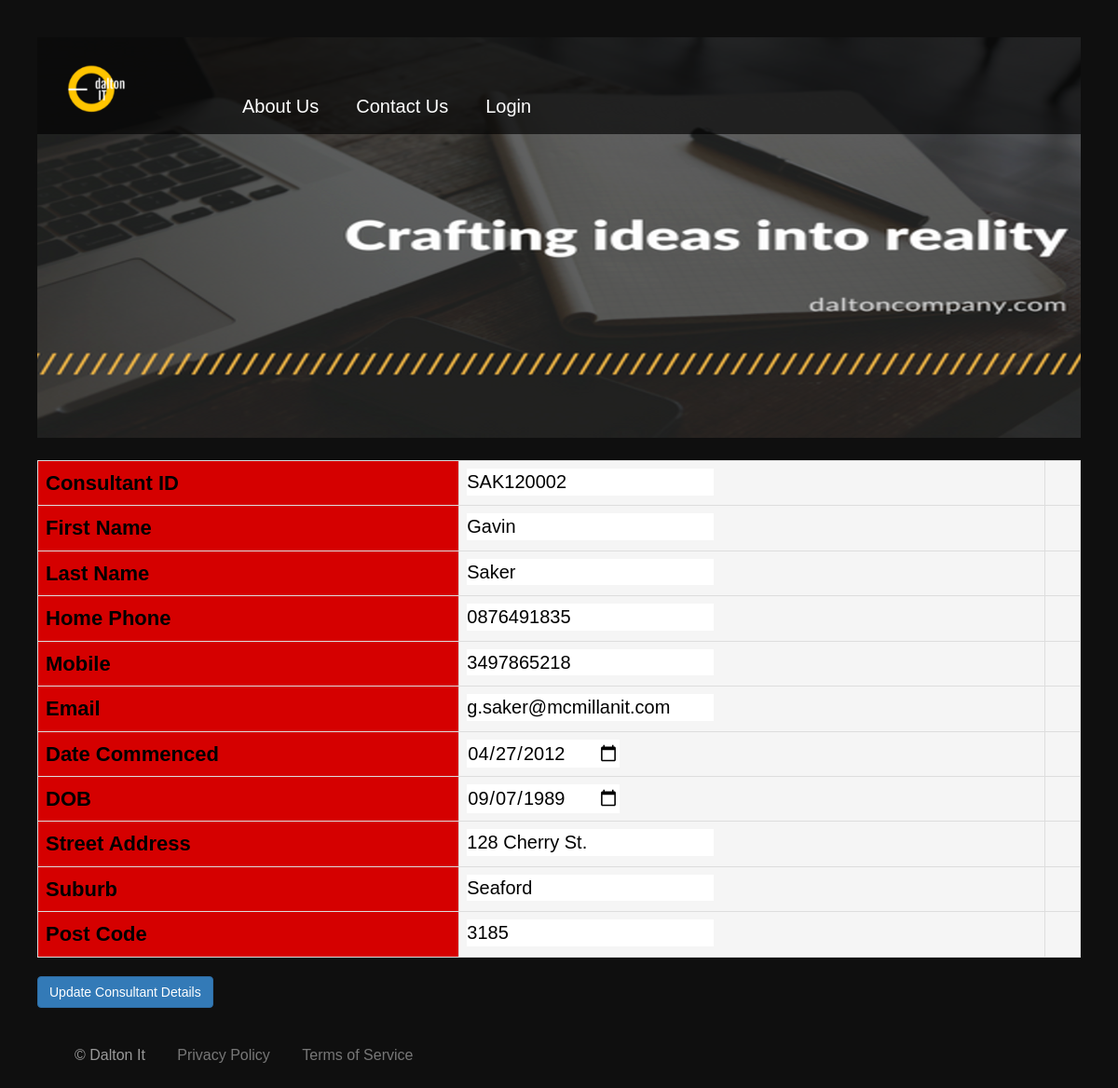
Screenshot of /php/editConsultant.php?ID=SAK120002 with the database file from the repository.
### tables this page shows
Create Table If Not Exists D_Consultant
(
 Consultant_Id				Char(9)		Not Null,
 First_Name				VarChar(20) 	Not Null,
 Last_Name					VarChar(20)	Not Null,
 Home_Phone				Char(10)		Not Null,
 Mobile					Char(10),
 Email 					VarChar(40)	Not Null,
 Date_Commenced				Date 			Not Null,
 DOB						Date 			Not Null,
 Street_Address 				VarChar(40)	Not Null,
 Suburb 					VarChar(30)	Not Null,
 Post_Code 				SmallInt(4)	Not Null,
 Constraint Consultant_pk Primary Key (Consultant_Id)
);

### DAL/db_functions.php (called while the page is built, shortened)
<?php
$dbConnection = NULL;
function readQuerySingle( $table, $column, $colValue, $colType ) {
	global $numRecords, $dbConnection, $stmt;
	$sqlStr = NULL;
	if ( $colType === "numeric" ) {
		$sqlStr = "SELECT * FROM " . $table . " WHERE " . $column . " = " . $colValue . ";";
	} else {
		$sqlStr = "SELECT * FROM " . $table . " WHERE " . $column . " = '" . $colValue . "';";
	}
	try {
		$stmt = $dbConnection->query( $sqlStr );
	} catch ( PDOException $error ) {
		echo "An Error occured: " . $error->getMessage();
	}
}
?>

### php/editConsultant.php (the view, shortened to what this page needs)
<!doctype html>
<html>
<head>
	<link rel="stylesheet" href="https://maxcdn.bootstrapcdn.com/bootstrap/3.3.7/css/bootstrap.css">
	<link rel="stylesheet" href="../css/screen.css" type="text/css">
</head>
<body>
	<div id="page">
		<header>
			<a class="logo" title="Dalton It" href="index.php"><span>Dalton It</span></a>
		</header>
		<?php
		require_once( "../DAL/db_functions.php" );
		require_once( "../BLL/validate_data.php" );
		$strConsultant_Id = $strFirst_name = $strLast_name = $strHome_Phone = "";
		$strMobile = $strEmail = $strDate_Commenced = $strDOB = $strStreet_Address = "";
		$strSuburb = $strPost_Code = "";
		if ( isset( $_POST[ 'submit' ] ) ) {
			validateConsultant( "addRecord" );
		} else {
			if ( isset( $_GET[ 'ID' ] ) ) {
				$strConsultant_Id = $_GET[ 'ID' ];
			}
			readQuerySingle( "d_consultant", "Consultant_Id", $strConsultant_Id, "nonnumeric" );
			if ( $numRecords == 0 ) {
				echo "<span class='error'>No matching Consultant records found</span>";
			} else {
				$arrRows = $stmt->fetch( PDO::FETCH_ASSOC );
				$strConsultant_Id = $arrRows[ "Consultant_Id" ];
				$strFirst_name = $arrRows[ "First_Name" ];
				$strLast_name = $arrRows[ "Last_Name" ];
				$strHome_Phone = $arrRows[ "Home_Phone" ];
				$strMobile = $arrRows[ "Mobile" ];
				$strEmail = $arrRows[ "Email" ];
				$strDate_Commenced = $arrRows[ "Date_Commenced" ];
				$strDOB = $arrRows[ "DOB" ];
				$strStreet_Address = $arrRows[ "Street_Address" ];
				$strSuburb = $arrRows[ "Suburb" ];
				$strPost_Code = $arrRows[ "Post_Code" ];
			}
		}
		echo "<form action='editConsultant.php' method='POST'>";
		echo "<table class='table table-bordered table-stripped'>";
		echo "<tr><th>Consultant ID</th>";
		echo "<td><input type='text' name='strConsultant_Id' size='20' value='" . $strConsultant_Id . "'/><td>";
		echo "</tr>";
		echo "<tr><th>First Name</th>";
		echo "<td><input type='text' name='strFirst_name' size='20' value='" . $strFirst_name . "' /><td>";
		echo "</tr>";
		echo "<tr><th>Last Name</th>";
		echo "<td><input type='text' name='strLast_name' size='20' value='" . $strLast_name . "' /><td>";
		echo "</tr>";
		echo "<tr><th>Home Phone</th>";
		echo "<td><input type='text' name='strHome_Phone' size='20' value='" . $strHome_Phone . "' /><td>";
		echo "</tr>";
		echo "<tr><th>Mobile</th>";
		echo "<td><input type='text' name='strMobile' size='20' value='" . $strMobile . "' /><td>";
		echo "</tr>";
		echo "<tr><th>Email</th>";
		echo "<td><input type='text' name='strEmail' size='20' value='" . $strEmail . "' /><td>";
		echo "</tr>";
		echo "<tr><th>Date Commenced</th>";
		echo "<td><input type='date' name='strDate_Commenced' size='20' value='" . $strDate_Commenced . "' /><td>";
		echo "</tr>";
		echo "<tr><th>DOB</th>";
		echo "<td><input type='date' name='strDOB' size='20' value='" . $strDOB . "' /><td>";
		echo "</tr>";
		echo "<tr><th>Street Address</th>";
		echo "<td><input type='text' name='strStreet_Address' size='20' value='" . $strStreet_Address . "' /><td>";
		echo "</tr>";
		echo "<tr><th>Suburb</th>";
		echo "<td><input type='text' name='strSuburb' size='20' value='" . $strSuburb . "' /><td>";
		echo "</tr>";
		echo "<tr><th>Post Code</th>";
		echo "<td><input type='text' name='strPost_Code' size='20' value='" . $strPost_Code . "' /><td>";
		echo "</tr>";
		echo "<tr></tr></table>";
		echo "<input type='submit' class='btn btn-primary' name='submit' value='Update Consultant Details' /></form>";
		?>
		<nav>
			<ul>
				<li>
					<a title="About Us" href="html/aboutUs.html">About Us</a>
				</li>
				<li>
					<a title="Contact Us" href="html/contactUs.html">Contact Us</a>
				</li>
				<?php
				require_once( "../DAL/db_functions.php" );
				if ( !isset( $_COOKIE[ 'Dalton_IT_auth' ] ) ) {
					echo "<li>";
					echo "<a title='Login' href='html/loginPage.php'>Login</a>";
					echo "</li>";
				}
				?>
			</ul>
		</nav>
		<footer>
			&copy; Dalton It
			<div class="content">
				<a title="Privacy Policy" href="#">Privacy Policy</a>
				<a title="Terms of Service" href="#">Terms of Service</a>
			</div>
		</footer>
</body>
</html>

### css/screen.css (style rules this page uses)
body { font-family: 'Open Sans', sans-serif; font-size: 16px; font-weight: 300; color: #B6B6B6; margin: 0; padding: 0; }
#page { max-width: 1200px; margin: 0 auto; position: relative; }
a { color: #007eff; }
header { height: 430px; background: #cf0004 url(../images/bannerDaltonIt.png) no-repeat center bottom; position: relative; }
header a.logo { z-index: 1; position: absolute; display: block; width: 160px; height: 100px; background: url(../images/logov2.png) no-repeat; background-size: contain; top: 5px; left: 20px; }
body { background-color: #0F0F0F; font-family: "Titillium Web", sans-serif; }
@media screen and (min-width : 40.000em ) { body { font-size: 1.25em; } }
body { padding: 2em; }
* { -webkit-box-sizing: inherit; box-sizing: inherit; }
html { -webkit-box-sizing: border-box; box-sizing: border-box; font-size: 100%; height: 100%; }
a { color: #eee; outline: 0; text-decoration: none; }
input { background-image: none; border: 0; color: inherit; font: inherit; margin: 0; outline: 0; padding: 0; -webkit-transition: background-color 0.3s; transition: background-color 0.3s; }
input[type='submit'] { cursor: pointer; }
td { font-size: 1em; border:1px solid black; padding:3px 7px 2px 7px; }
th { font-size:1.1em; text-align:left; padding-top:5px; padding-bottom:4px; background-color:#d50000; color:black; }
tr td { color:black; background-color:whitesmoke; }
nav { background-color: rgba(0,0,0,.65); position: absolute; top: 0px; left: 0px; padding: 50px 0 0 0; width: 100%; }
nav::after { content: ""; display: block; clear: both; }
nav ul { list-style: none; margin: 0; padding: 0px; }
nav ul li a { display: inline-block; color: #fff; padding: 10px 20px; text-decoration: none; width: 125px; position: relative; }
nav > ul { padding-left: 200px; }
nav > ul > li { float: left; }
nav > ul > li > a { width: auto; padding: 10px 20px 15px 20px; }
footer { font-size: .8em; margin: 40px; color: #999; }
footer .content { display: inline; }
footer a { margin-left: 30px; color: #777; }

### rows the page displays
d_consultant: strConsultant_Id "SAK120002", strFirst_name "Gavin", strLast_name "Saker", strHome_Phone "0876491835", strMobile "3497865218", strEmail "g.saker@mcmillanit.com", strDate_Commenced "04/27/2012", strDOB "09/07/1989", strStreet_Address "128 Cherry St.", strSuburb "Seaford", strPost_Code "3185"
